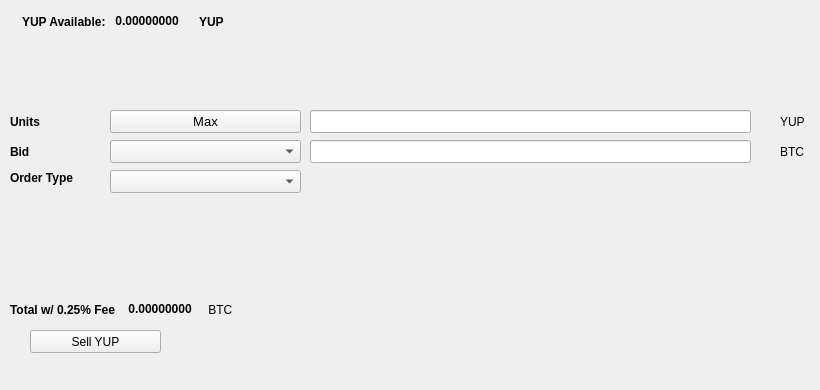
   <widget class="QWidget" name="SellTab">
    <attribute name="title">
     <string>Sell</string>
    </attribute>
    <widget class="QLabel" name="label_16">
     <property name="geometry">
      <rect>
       <x>780</x>
       <y>140</y>
       <width>31</width>
       <height>23</height>
      </rect>
     </property>
     <property name="text">
      <string>BTC</string>
     </property>
    </widget>
    <widget class="QComboBox" name="SellBidcomboBox">
     <property name="geometry">
      <rect>
       <x>110</x>
       <y>140</y>
       <width>191</width>
       <height>23</height>
      </rect>
     </property>
     <property name="font">
      <font>
       <pointsize>10</pointsize>
      </font>
     </property>
    </widget>
    <widget class="QLabel" name="label_18">
     <property name="geometry">
      <rect>
       <x>10</x>
       <y>110</y>
       <width>46</width>
       <height>23</height>
      </rect>
     </property>
     <property name="font">
      <font>
       <weight>75</weight>
       <bold>true</bold>
      </font>
     </property>
     <property name="text">
      <string>Units</string>
     </property>
    </widget>
    <widget class="QPushButton" name="Sell_Max_Amount">
     <property name="geometry">
      <rect>
       <x>110</x>
       <y>110</y>
       <width>191</width>
       <height>23</height>
      </rect>
     </property>
     <property name="font">
      <font>
       <pointsize>10</pointsize>
      </font>
     </property>
     <property name="text">
      <string>Max</string>
     </property>
    </widget>
    <widget class="QLabel" name="label_20">
     <property name="geometry">
      <rect>
       <x>10</x>
       <y>170</y>
       <width>91</width>
       <height>16</height>
      </rect>
     </property>
     <property name="font">
      <font>
       <weight>75</weight>
       <bold>true</bold>
      </font>
     </property>
     <property name="text">
      <string>Order Type</string>
     </property>
    </widget>
    <widget class="QComboBox" name="SellOrdertypeCombo">
     <property name="geometry">
      <rect>
       <x>110</x>
       <y>170</y>
       <width>191</width>
       <height>23</height>
      </rect>
     </property>
     <property name="font">
      <font>
       <pointsize>10</pointsize>
      </font>
     </property>
    </widget>
    <widget class="QLabel" name="label_21">
     <property name="geometry">
      <rect>
       <x>10</x>
       <y>140</y>
       <width>46</width>
       <height>23</height>
      </rect>
     </property>
     <property name="font">
      <font>
       <weight>75</weight>
       <bold>true</bold>
      </font>
     </property>
     <property name="text">
      <string>Bid</string>
     </property>
    </widget>
    <widget class="QLabel" name="label_22">
     <property name="geometry">
      <rect>
       <x>780</x>
       <y>110</y>
       <width>31</width>
       <height>23</height>
      </rect>
     </property>
     <property name="text">
      <string>YUP</string>
     </property>
    </widget>
    <widget class="QLineEdit" name="UnitsInputYUP">
     <property name="geometry">
      <rect>
       <x>310</x>
       <y>110</y>
       <width>441</width>
       <height>23</height>
      </rect>
     </property>
     <property name="font">
      <font>
       <pointsize>9</pointsize>
       <weight>75</weight>
       <bold>true</bold>
      </font>
     </property>
    </widget>
    <widget class="QLineEdit" name="SellBidPriceEdit">
     <property name="geometry">
      <rect>
       <x>310</x>
       <y>140</y>
       <width>441</width>
       <height>23</height>
      </rect>
     </property>
     <property name="font">
      <font>
       <pointsize>9</pointsize>
       <weight>75</weight>
       <bold>true</bold>
      </font>
     </property>
    </widget>
    <widget class="QPushButton" name="SellYUPBTN">
     <property name="geometry">
      <rect>
       <x>30</x>
       <y>330</y>
       <width>131</width>
       <height>23</height>
      </rect>
     </property>
     <property name="text">
      <string>Sell YUP</string>
     </property>
     <property name="icon">
      <iconset resource="../yup">
       <normaloff>:/icons/bitcoin</normaloff>:/icons/bitcoin</iconset>
     </property>
    </widget>
    <widget class="QWidget" name="layoutWidget3">
     <property name="geometry">
      <rect>
       <x>22</x>
       <y>12</y>
       <width>258</width>
       <height>19</height>
      </rect>
     </property>
     <layout class="QHBoxLayout" name="horizontalLayout">
      <item>
       <widget class="QLabel" name="label232_2">
        <property name="font">
         <font>
          <weight>75</weight>
          <bold>true</bold>
         </font>
        </property>
        <property name="text">
         <string>YUP Available:</string>
        </property>
       </widget>
      </item>
      <item>
       <widget class="QLabel" name="YUPAvailableLabel">
        <property name="palette">
         <palette>
          <active>
           <colorrole role="WindowText">
            <brush brushstyle="SolidPattern">
             <color alpha="255">
              <red>0</red>
              <green>0</green>
              <blue>0</blue>
             </color>
            </brush>
           </colorrole>
           <colorrole role="Button">
            <brush brushstyle="SolidPattern">
             <color alpha="255">
              <red>0</red>
              <green>170</green>
              <blue>0</blue>
             </color>
            </brush>
           </colorrole>
           <colorrole role="Light">
            <brush brushstyle="SolidPattern">
             <color alpha="255">
              <red>0</red>
              <green>255</green>
              <blue>0</blue>
             </color>
            </brush>
           </colorrole>
           <colorrole role="Midlight">
            <brush brushstyle="SolidPattern">
             <color alpha="255">
              <red>0</red>
              <green>212</green>
              <blue>0</blue>
             </color>
            </brush>
           </colorrole>
           <colorrole role="Dark">
            <brush brushstyle="SolidPattern">
             <color alpha="255">
              <red>0</red>
              <green>85</green>
              <blue>0</blue>
             </color>
            </brush>
           </colorrole>
           <colorrole role="Mid">
            <brush brushstyle="SolidPattern">
             <color alpha="255">
              <red>0</red>
              <green>113</green>
              <blue>0</blue>
             </color>
            </brush>
           </colorrole>
           <colorrole role="Text">
            <brush brushstyle="SolidPattern">
             <color alpha="255">
              <red>0</red>
              <green>170</green>
              <blue>0</blue>
             </color>
            </brush>
           </colorrole>
           <colorrole role="BrightText">
            <brush brushstyle="SolidPattern">
             <color alpha="255">
              <red>255</red>
              <green>255</green>
              <blue>255</blue>
             </color>
            </brush>
           </colorrole>
           <colorrole role="ButtonText">
            <brush brushstyle="SolidPattern">
             <color alpha="255">
              <red>0</red>
              <green>0</green>
              <blue>0</blue>
             </color>
            </brush>
           </colorrole>
           <colorrole role="Base">
            <brush brushstyle="SolidPattern">
             <color alpha="255">
              <red>255</red>
              <green>255</green>
              <blue>255</blue>
             </color>
            </brush>
           </colorrole>
           <colorrole role="Window">
            <brush brushstyle="SolidPattern">
             <color alpha="255">
              <red>0</red>
              <green>170</green>
              <blue>0</blue>
             </color>
            </brush>
           </colorrole>
           <colorrole role="Shadow">
            <brush brushstyle="SolidPattern">
             <color alpha="255">
              <red>0</red>
              <green>0</green>
              <blue>0</blue>
             </color>
            </brush>
           </colorrole>
           <colorrole role="AlternateBase">
            <brush brushstyle="SolidPattern">
             <color alpha="255">
              <red>127</red>
              <green>212</green>
              <blue>127</blue>
             </color>
            </brush>
           </colorrole>
           <colorrole role="ToolTipBase">
            <brush brushstyle="SolidPattern">
             <color alpha="255">
              <red>255</red>
              <green>255</green>
              <blue>220</blue>
             </color>
            </brush>
           </colorrole>
           <colorrole role="ToolTipText">
            <brush brushstyle="SolidPattern">
             <color alpha="255">
              <red>0</red>
              <green>0</green>
              <blue>0</blue>
             </color>
            </brush>
           </colorrole>
          </active>
          <inactive>
           <colorrole role="WindowText">
            <brush brushstyle="SolidPattern">
             <color alpha="255">
              <red>0</red>
              <green>0</green>
              <blue>0</blue>
             </color>
            </brush>
           </colorrole>
           <colorrole role="Button">
            <brush brushstyle="SolidPattern">
             <color alpha="255">
              <red>0</red>
              <green>170</green>
              <blue>0</blue>
             </color>
            </brush>
           </colorrole>
           <colorrole role="Light">
            <brush brushstyle="SolidPattern">
             <color alpha="255">
              <red>0</red>
              <green>255</green>
              <blue>0</blue>
             </color>
            </brush>
           </colorrole>
           <colorrole role="Midlight">
            <brush brushstyle="SolidPattern">
             <color alpha="255">
              <red>0</red>
              <green>212</green>
              <blue>0</blue>
             </color>
            </brush>
           </colorrole>
           <colorrole role="Dark">
            <brush brushstyle="SolidPattern">
             <color alpha="255">
              <red>0</red>
              <green>85</green>
              <blue>0</blue>
             </color>
            </brush>
           </colorrole>
           <colorrole role="Mid">
            <brush brushstyle="SolidPattern">
             <color alpha="255">
              <red>0</red>
              <green>113</green>
              <blue>0</blue>
             </color>
            </brush>
           </colorrole>
           <colorrole role="Text">
            <brush brushstyle="SolidPattern">
             <color alpha="255">
              <red>0</red>
              <green>170</green>
              <blue>0</blue>
             </color>
            </brush>
           </colorrole>
           <colorrole role="BrightText">
            <brush brushstyle="SolidPattern">
             <color alpha="255">
              <red>255</red>
              <green>255</green>
              <blue>255</blue>
             </color>
            </brush>
           </colorrole>
           <colorrole role="ButtonText">
            <brush brushstyle="SolidPattern">
             <color alpha="255">
              <red>0</red>
              <green>0</green>
              <blue>0</blue>
             </color>
            </brush>
           </colorrole>
           <colorrole role="Base">
            <brush brushstyle="SolidPattern">
             <color alpha="255">
              <red>255</red>
              <green>255</green>
              <blue>255</blue>
             </color>
            </brush>
           </colorrole>
           <colorrole role="Window">
            <brush brushstyle="SolidPattern">
             <color alpha="255">
              <red>0</red>
              <green>170</green>
              <blue>0</blue>
             </color>
            </brush>
           </colorrole>
           <colorrole role="Shadow">
            <brush brushstyle="SolidPattern">
             <color alpha="255">
              <red>0</red>
              <green>0</green>
              <blue>0</blue>
             </color>
            </brush>
           </colorrole>
           <colorrole role="AlternateBase">
            <brush brushstyle="SolidPattern">
             <color alpha="255">
              <red>127</red>
              <green>212</green>
              <blue>127</blue>
             </color>
            </brush>
           </colorrole>
           <colorrole role="ToolTipBase">
            <brush brushstyle="SolidPattern">
             <color alpha="255">
              <red>255</red>
              <green>255</green>
              <blue>220</blue>
             </color>
            </brush>
           </colorrole>
           <colorrole role="ToolTipText">
            <brush brushstyle="SolidPattern">
             <color alpha="255">
              <red>0</red>
              <green>0</green>
              <blue>0</blue>
             </color>
            </brush>
           </colorrole>
          </inactive>
          <disabled>
           <colorrole role="WindowText">
            <brush brushstyle="SolidPattern">
             <color alpha="255">
              <red>0</red>
              <green>85</green>
              <blue>0</blue>
             </color>
            </brush>
           </colorrole>
           <colorrole role="Button">
            <brush brushstyle="SolidPattern">
             <color alpha="255">
              <red>0</red>
              <green>170</green>
              <blue>0</blue>
             </color>
            </brush>
           </colorrole>
           <colorrole role="Light">
            <brush brushstyle="SolidPattern">
             <color alpha="255">
              <red>0</red>
              <green>255</green>
              <blue>0</blue>
             </color>
            </brush>
           </colorrole>
           <colorrole role="Midlight">
            <brush brushstyle="SolidPattern">
             <color alpha="255">
              <red>0</red>
              <green>212</green>
              <blue>0</blue>
             </color>
            </brush>
           </colorrole>
           <colorrole role="Dark">
            <brush brushstyle="SolidPattern">
             <color alpha="255">
              <red>0</red>
              <green>85</green>
              <blue>0</blue>
             </color>
            </brush>
           </colorrole>
           <colorrole role="Mid">
            <brush brushstyle="SolidPattern">
             <color alpha="255">
              <red>0</red>
              <green>113</green>
              <blue>0</blue>
             </color>
            </brush>
           </colorrole>
           <colorrole role="Text">
            <brush brushstyle="SolidPattern">
             <color alpha="255">
              <red>0</red>
              <green>85</green>
              <blue>0</blue>
             </color>
            </brush>
           </colorrole>
           <colorrole role="BrightText">
            <brush brushstyle="SolidPattern">
             <color alpha="255">
              <red>255</red>
              <green>255</green>
              <blue>255</blue>
             </color>
            </brush>
           </colorrole>
           <colorrole role="ButtonText">
            <brush brushstyle="SolidPattern">
             <color alpha="255">
              <red>0</red>
              <green>85</green>
              <blue>0</blue>
             </color>
            </brush>
           </colorrole>
           <colorrole role="Base">
            <brush brushstyle="SolidPattern">
             <color alpha="255">
              <red>0</red>
              <green>170</green>
              <blue>0</blue>
             </color>
            </brush>
           </colorrole>
           <colorrole role="Window">
            <brush brushstyle="SolidPattern">
             <color alpha="255">
              <red>0</red>
              <green>170</green>
              <blue>0</blue>
             </color>
            </brush>
           </colorrole>
           <colorrole role="Shadow">
            <brush brushstyle="SolidPattern">
             <color alpha="255">
              <red>0</red>
              <green>0</green>
              <blue>0</blue>
             </color>
            </brush>
           </colorrole>
           <colorrole role="AlternateBase">
            <brush brushstyle="SolidPattern">
             <color alpha="255">
              <red>0</red>
              <green>170</green>
              <blue>0</blue>
             </color>
            </brush>
           </colorrole>
           <colorrole role="ToolTipBase">
            <brush brushstyle="SolidPattern">
             <color alpha="255">
              <red>255</red>
              <green>255</green>
              <blue>220</blue>
             </color>
            </brush>
           </colorrole>
           <colorrole role="ToolTipText">
            <brush brushstyle="SolidPattern">
             <color alpha="255">
              <red>0</red>
              <green>0</green>
              <blue>0</blue>
             </color>
            </brush>
           </colorrole>
          </disabled>
         </palette>
        </property>
        <property name="font">
         <font>
          <weight>75</weight>
          <bold>true</bold>
         </font>
        </property>
        <property name="text">
         <string> 0.00000000 </string>
        </property>
        <property name="textInteractionFlags">
         <set>Qt::LinksAccessibleByMouse|Qt::TextSelectableByKeyboard|Qt::TextSelectableByMouse</set>
        </property>
       </widget>
      </item>
      <item>
       <widget class="QLabel" name="labelYUP">
        <property name="font">
         <font>
          <weight>75</weight>
          <bold>true</bold>
         </font>
        </property>
        <property name="text">
         <string>YUP</string>
        </property>
       </widget>
      </item>
     </layout>
    </widget>
    <widget class="QWidget" name="layoutWidget">
     <property name="geometry">
      <rect>
       <x>10</x>
       <y>300</y>
       <width>268</width>
       <height>19</height>
      </rect>
     </property>
     <layout class="QHBoxLayout" name="horizontalLayout_2">
      <item>
       <widget class="QLabel" name="label_19">
        <property name="font">
         <font>
          <weight>75</weight>
          <bold>true</bold>
         </font>
        </property>
        <property name="text">
         <string>Total w/ 0.25% Fee </string>
        </property>
       </widget>
      </item>
      <item>
       <widget class="QLabel" name="SellCostLabel">
        <property name="palette">
         <palette>
          <active>
           <colorrole role="WindowText">
            <brush brushstyle="SolidPattern">
             <color alpha="255">
              <red>0</red>
              <green>0</green>
              <blue>0</blue>
             </color>
            </brush>
           </colorrole>
           <colorrole role="Button">
            <brush brushstyle="SolidPattern">
             <color alpha="255">
              <red>0</red>
              <green>170</green>
              <blue>0</blue>
             </color>
            </brush>
           </colorrole>
           <colorrole role="Light">
            <brush brushstyle="SolidPattern">
             <color alpha="255">
              <red>0</red>
              <green>255</green>
              <blue>0</blue>
             </color>
            </brush>
           </colorrole>
           <colorrole role="Midlight">
            <brush brushstyle="SolidPattern">
             <color alpha="255">
              <red>0</red>
              <green>212</green>
              <blue>0</blue>
             </color>
            </brush>
           </colorrole>
           <colorrole role="Dark">
            <brush brushstyle="SolidPattern">
             <color alpha="255">
              <red>0</red>
              <green>85</green>
              <blue>0</blue>
             </color>
            </brush>
           </colorrole>
           <colorrole role="Mid">
            <brush brushstyle="SolidPattern">
             <color alpha="255">
              <red>0</red>
              <green>113</green>
              <blue>0</blue>
             </color>
            </brush>
           </colorrole>
           <colorrole role="Text">
            <brush brushstyle="SolidPattern">
             <color alpha="255">
              <red>0</red>
              <green>170</green>
              <blue>0</blue>
             </color>
            </brush>
           </colorrole>
           <colorrole role="BrightText">
            <brush brushstyle="SolidPattern">
             <color alpha="255">
              <red>255</red>
              <green>255</green>
              <blue>255</blue>
             </color>
            </brush>
           </colorrole>
           <colorrole role="ButtonText">
            <brush brushstyle="SolidPattern">
             <color alpha="255">
              <red>0</red>
              <green>0</green>
              <blue>0</blue>
             </color>
            </brush>
           </colorrole>
           <colorrole role="Base">
            <brush brushstyle="SolidPattern">
             <color alpha="255">
              <red>255</red>
              <green>255</green>
              <blue>255</blue>
             </color>
            </brush>
           </colorrole>
           <colorrole role="Window">
            <brush brushstyle="SolidPattern">
             <color alpha="255">
              <red>0</red>
              <green>170</green>
              <blue>0</blue>
             </color>
            </brush>
           </colorrole>
           <colorrole role="Shadow">
            <brush brushstyle="SolidPattern">
             <color alpha="255">
              <red>0</red>
              <green>0</green>
              <blue>0</blue>
             </color>
            </brush>
           </colorrole>
           <colorrole role="AlternateBase">
            <brush brushstyle="SolidPattern">
             <color alpha="255">
              <red>127</red>
              <green>212</green>
              <blue>127</blue>
             </color>
            </brush>
           </colorrole>
           <colorrole role="ToolTipBase">
            <brush brushstyle="SolidPattern">
             <color alpha="255">
              <red>255</red>
              <green>255</green>
              <blue>220</blue>
             </color>
            </brush>
           </colorrole>
           <colorrole role="ToolTipText">
            <brush brushstyle="SolidPattern">
             <color alpha="255">
              <red>0</red>
              <green>0</green>
              <blue>0</blue>
             </color>
            </brush>
           </colorrole>
          </active>
          <inactive>
           <colorrole role="WindowText">
            <brush brushstyle="SolidPattern">
             <color alpha="255">
              <red>0</red>
              <green>0</green>
              <blue>0</blue>
             </color>
            </brush>
           </colorrole>
           <colorrole role="Button">
            <brush brushstyle="SolidPattern">
             <color alpha="255">
              <red>0</red>
              <green>170</green>
              <blue>0</blue>
             </color>
            </brush>
           </colorrole>
           <colorrole role="Light">
            <brush brushstyle="SolidPattern">
             <color alpha="255">
              <red>0</red>
              <green>255</green>
              <blue>0</blue>
             </color>
            </brush>
           </colorrole>
           <colorrole role="Midlight">
            <brush brushstyle="SolidPattern">
             <color alpha="255">
              <red>0</red>
              <green>212</green>
              <blue>0</blue>
             </color>
            </brush>
           </colorrole>
           <colorrole role="Dark">
            <brush brushstyle="SolidPattern">
             <color alpha="255">
              <red>0</red>
              <green>85</green>
              <blue>0</blue>
             </color>
            </brush>
           </colorrole>
           <colorrole role="Mid">
            <brush brushstyle="SolidPattern">
             <color alpha="255">
              <red>0</red>
              <green>113</green>
              <blue>0</blue>
             </color>
            </brush>
           </colorrole>
           <colorrole role="Text">
            <brush brushstyle="SolidPattern">
             <color alpha="255">
              <red>0</red>
              <green>170</green>
              <blue>0</blue>
             </color>
            </brush>
           </colorrole>
           <colorrole role="BrightText">
            <brush brushstyle="SolidPattern">
             <color alpha="255">
              <red>255</red>
              <green>255</green>
              <blue>255</blue>
             </color>
            </brush>
           </colorrole>
           <colorrole role="ButtonText">
            <brush brushstyle="SolidPattern">
             <color alpha="255">
              <red>0</red>
              <green>0</green>
              <blue>0</blue>
             </color>
            </brush>
           </colorrole>
           <colorrole role="Base">
            <brush brushstyle="SolidPattern">
             <color alpha="255">
              <red>255</red>
              <green>255</green>
              <blue>255</blue>
             </color>
            </brush>
           </colorrole>
           <colorrole role="Window">
            <brush brushstyle="SolidPattern">
             <color alpha="255">
              <red>0</red>
              <green>170</green>
              <blue>0</blue>
             </color>
            </brush>
           </colorrole>
           <colorrole role="Shadow">
            <brush brushstyle="SolidPattern">
             <color alpha="255">
              <red>0</red>
              <green>0</green>
              <blue>0</blue>
             </color>
            </brush>
           </colorrole>
           <colorrole role="AlternateBase">
            <brush brushstyle="SolidPattern">
             <color alpha="255">
              <red>127</red>
              <green>212</green>
              <blue>127</blue>
             </color>
            </brush>
           </colorrole>
           <colorrole role="ToolTipBase">
            <brush brushstyle="SolidPattern">
             <color alpha="255">
              <red>255</red>
              <green>255</green>
              <blue>220</blue>
             </color>
            </brush>
           </colorrole>
           <colorrole role="ToolTipText">
            <brush brushstyle="SolidPattern">
             <color alpha="255">
              <red>0</red>
              <green>0</green>
              <blue>0</blue>
             </color>
            </brush>
           </colorrole>
          </inactive>
          <disabled>
           <colorrole role="WindowText">
            <brush brushstyle="SolidPattern">
             <color alpha="255">
              <red>0</red>
              <green>85</green>
              <blue>0</blue>
             </color>
            </brush>
           </colorrole>
           <colorrole role="Button">
            <brush brushstyle="SolidPattern">
             <color alpha="255">
              <red>0</red>
              <green>170</green>
              <blue>0</blue>
             </color>
            </brush>
           </colorrole>
           <colorrole role="Light">
            <brush brushstyle="SolidPattern">
             <color alpha="255">
              <red>0</red>
              <green>255</green>
              <blue>0</blue>
             </color>
            </brush>
           </colorrole>
           <colorrole role="Midlight">
            <brush brushstyle="SolidPattern">
             <color alpha="255">
              <red>0</red>
              <green>212</green>
              <blue>0</blue>
             </color>
            </brush>
           </colorrole>
           <colorrole role="Dark">
            <brush brushstyle="SolidPattern">
             <color alpha="255">
              <red>0</red>
              <green>85</green>
              <blue>0</blue>
             </color>
            </brush>
           </colorrole>
           <colorrole role="Mid">
            <brush brushstyle="SolidPattern">
             <color alpha="255">
              <red>0</red>
              <green>113</green>
              <blue>0</blue>
             </color>
            </brush>
           </colorrole>
           <colorrole role="Text">
            <brush brushstyle="SolidPattern">
             <color alpha="255">
              <red>0</red>
              <green>85</green>
              <blue>0</blue>
             </color>
            </brush>
           </colorrole>
           <colorrole role="BrightText">
            <brush brushstyle="SolidPattern">
             <color alpha="255">
              <red>255</red>
              <green>255</green>
              <blue>255</blue>
             </color>
            </brush>
           </colorrole>
           <colorrole role="ButtonText">
            <brush brushstyle="SolidPattern">
             <color alpha="255">
              <red>0</red>
              <green>85</green>
              <blue>0</blue>
             </color>
            </brush>
           </colorrole>
           <colorrole role="Base">
            <brush brushstyle="SolidPattern">
             <color alpha="255">
              <red>0</red>
              <green>170</green>
              <blue>0</blue>
             </color>
            </brush>
           </colorrole>
           <colorrole role="Window">
            <brush brushstyle="SolidPattern">
             <color alpha="255">
              <red>0</red>
              <green>170</green>
              <blue>0</blue>
             </color>
            </brush>
           </colorrole>
           <colorrole role="Shadow">
            <brush brushstyle="SolidPattern">
             <color alpha="255">
              <red>0</red>
              <green>0</green>
              <blue>0</blue>
             </color>
            </brush>
           </colorrole>
           <colorrole role="AlternateBase">
            <brush brushstyle="SolidPattern">
             <color alpha="255">
              <red>0</red>
              <green>170</green>
              <blue>0</blue>
             </color>
            </brush>
           </colorrole>
           <colorrole role="ToolTipBase">
            <brush brushstyle="SolidPattern">
             <color alpha="255">
              <red>255</red>
              <green>255</green>
              <blue>220</blue>
             </color>
            </brush>
           </colorrole>
           <colorrole role="ToolTipText">
            <brush brushstyle="SolidPattern">
             <color alpha="255">
              <red>0</red>
              <green>0</green>
              <blue>0</blue>
             </color>
            </brush>
           </colorrole>
          </disabled>
         </palette>
        </property>
        <property name="font">
         <font>
          <weight>75</weight>
          <bold>true</bold>
         </font>
        </property>
        <property name="autoFillBackground">
         <bool>false</bool>
        </property>
        <property name="text">
         <string> 0.00000000</string>
        </property>
        <property name="textInteractionFlags">
         <set>Qt::LinksAccessibleByMouse|Qt::TextSelectableByMouse</set>
        </property>
       </widget>
      </item>
      <item>
       <widget class="QLabel" name="label_17">
        <property name="font">
         <font>
          <weight>50</weight>
          <bold>false</bold>
         </font>
        </property>
        <property name="text">
         <string> BTC</string>
        </property>
       </widget>
      </item>
     </layout>
    </widget>
    <widget class="QLabel" name="label_23">
     <property name="geometry">
      <rect>
       <x>460</x>
       <y>300</y>
       <width>281</width>
       <height>81</height>
      </rect>
     </property>
     <property name="text">
      <string/>
     </property>
     <property name="pixmap">
      <pixmap>:/images/bittrex</pixmap>
     </property>
    </widget>
   </widget>
